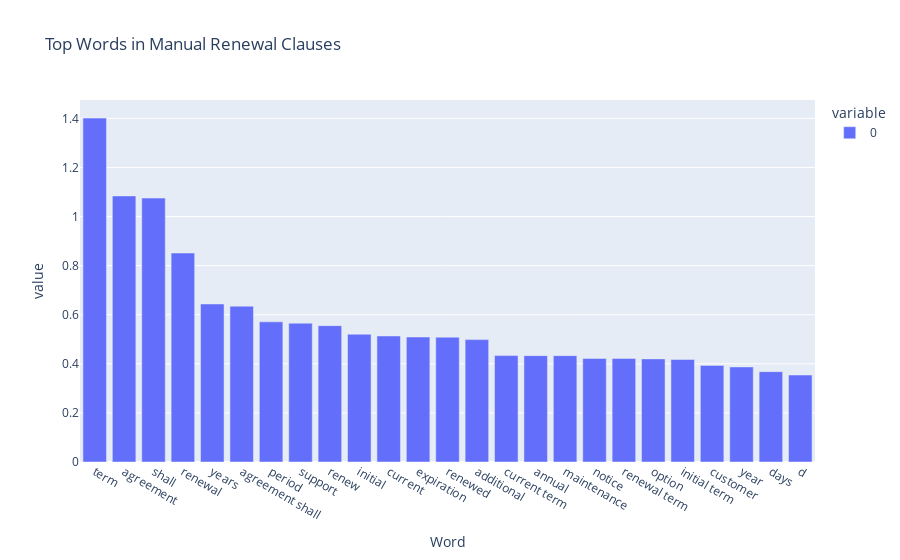

Notebook code for this chart:
### Code cell
vector_barplotter(manual_renewals_only, "Top Words in Manual Renewal Clauses", "Word")

### Figure 1 — Plotly figure (JSON) as saved in the notebook; plotly's stock layout.template omitted (floating-point values rounded to 4 significant figures)
{"data": [{"alignmentgroup": "True", "hovertemplate": "variable=0<br>Word=%{x}<br>value=%{y}<extra></extra>", "legendgroup": "0", "marker": {"color": "#636efa"}, "name": "0", "offsetgroup": "0", "orientation": "v", "showlegend": true, "textposition": "auto", "type": "bar", "x": ["term", "agreement", "shall", "renewal", "years", "agreement shall", "period", "support", "renew", "initial", "current", "expiration", "renewed", "additional", "current term", "annual", "maintenance", "notice", "renewal term", "option", "initial term", "customer", "year", "days", "d"], "xaxis": "x", "y": [1.401, 1.084, 1.075, 0.8515, 0.6438, 0.6348, 0.5711, 0.5656, 0.5556, 0.5206, 0.5135, 0.5093, 0.5085, 0.4987, 0.4336, 0.4334, 0.4334, 0.422, 0.422, 0.4201, 0.4177, 0.3937, 0.3874, 0.3681, 0.3544], "yaxis": "y"}], "layout": {"autosize": true, "barmode": "relative", "legend": {"title": {"text": "variable"}, "tracegroupgap": 0}, "title": {"text": "Top Words in Manual Renewal Clauses"}, "xaxis": {"anchor": "y", "autorange": true, "domain": [0, 1], "range": [-0.5, 24.5], "title": {"text": "Word"}, "type": "category"}, "yaxis": {"anchor": "x", "autorange": true, "domain": [0, 1], "range": [0, 1.475], "title": {"text": "value"}, "type": "linear"}}}
